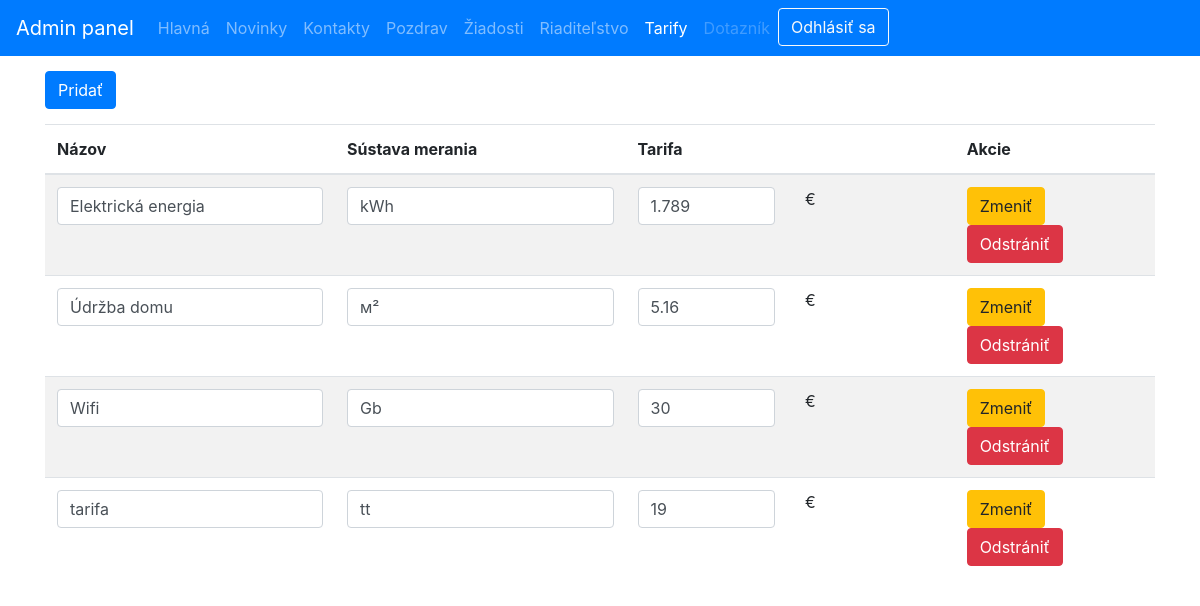
/admin/tariffs.php (signed in), run on the app's committed database.
### tables this page shows
CREATE TABLE `tariffs` (
  `id` int NOT NULL,
  `name` varchar(1000) NOT NULL,
  `ms` varchar(100) NOT NULL,
  `tariff` double NOT NULL,
  `hasMeter` tinyint(1) NOT NULL
);

### admin/tariffs.php (the view, shortened to what this page needs)
<?php
	require "../connection.php";
	$link = mysqli_connect($host, $user, $password, $datebase);
	$result = mysqli_query($link, "SELECT * FROM tariffs");
	$rows = mysqli_fetch_all($result, MYSQLI_ASSOC);
?>
<!DOCTYPE html>
<html lang="en">
<head>
	<link rel="stylesheet" href="https://cdn.jsdelivr.net/npm/bootstrap@4.6.0/dist/css/bootstrap.min.css">
</head>
<body>
<?php if($_COOKIE['user'] == 'admin') : ?>
		<nav class="navbar navbar-expand-lg navbar-dark bg-primary">
  			<a class="navbar-brand" href="#">Admin panel</a>
			<div class="collapse navbar-collapse" id="navbarNavAltMarkup">
			  <div class="navbar-nav">
			    <a class="nav-link" href="../">Hlavná </a>
			    <a class="nav-link" href="adminPage.php">Novinky</a>
			    <a href="contacts.php" class="nav-link">Kontakty</a>
			    <a href="mainInfo.php" class="nav-link">Pozdrav</a>
			    <a href="applications.php" class="nav-link">Žiadosti</a>
			    <a href="rule.php" class="nav-link">Riaditeľstvo</a>
			    <a href="tariffs.php" class="nav-link active">Tarify</a>
			    <a class="nav-link disabled" href="questions.php">Dotazník</a>
			    <form method="post" action="">
					<input class="btn btn-outline-light" type="submit" name="logoutAdmin" value="Odhlásiť sa">
				</form>
			  </div>
			</div>
		</nav>
		<div class="container" style="padding-top: 15px;">
			<button style="margin-bottom: 15px;" type="button" class="btn btn-primary" data-toggle="modal" data-target="#tariffsModal">
				Pridať
			</button>
			<table class="table table-striped">
  				<thead>
    				<tr>
      					<th scope="col">Názov</th>
      					<th scope="col">Sústava merania</th>
      					<th scope="col">Tarifa</th>
						<th scope="col">Akcie</th>
    				</tr>
  				</thead>
				<tbody>
				    <?php
				    	foreach($rows as $row){
				    		echo "
				    			<tr>
									<form action='' method='post'>
										<input type='hidden' name='editId' value='" . $row['id'] . "'>
				      					<td><input class='form-control' type='text' name='editName' value='" . $row['name'] . "'></td>
				      					<td><input class='form-control' type='text' name='editMs' value='" . $row['ms'] . "'></td>
				      					<td>
											<div class='row'>
												<div class='col'><input class='form-control' type='number' step='any' name='editTariff' value='" . $row['tariff'] . "'></div>
												<div class='col'>&#8364;</div>
											</div>
										</td>
										<td>
										<input value='Zmeniť' name='editSubmit' type='submit' class='btn btn-warning'>
										<form action='' method='post'>
											<input value='" . $row['id'] . "' type='hidden' name='deleteId'>
											<input type='submit' name='deleteSubmit' value='Odstrániť' class='btn btn-danger'>
										</form>
									</form>
									</td>
				    			</tr>
				    		";
				    	}
				    ?>
				  </tbody>
				</table>
		</div>
<?php endif; ?>
</body>
</html>

### data on the page
tariffs: editName "Elektrická energia", editMs "kWh", editTariff "1.789"
tariffs: editName "Údržba domu", editMs "м²", editTariff "5.16"
tariffs: editName "Wifi", editMs "Gb", editTariff "30"
tariffs: editName "tarifa", editMs "tt", editTariff "19"
